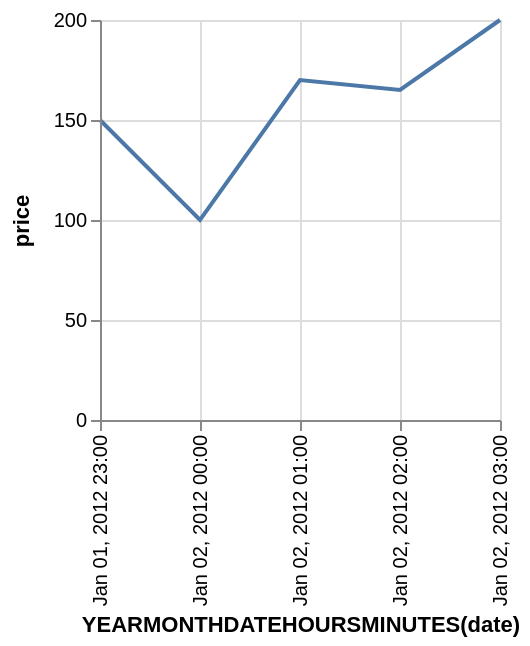

Describe this chart as a Vega-Lite specification.
### Vega specification from a JSON file in a GitHub repository (floating-point values rounded to 4 significant figures)
{"$schema": "https://vega.github.io/schema/vega/v3.0.json", "description": "Google's stock price over time.", "autosize": "pad", "padding": 5, "style": "cell", "data": [{"name": "source_0", "values": [{"date": "Sun, 01 Jan 2012 23:00:00", "price": 150}, {"date": "Sun, 02 Jan 2012 00:00:00", "price": 100}, {"date": "Sun, 02 Jan 2012 01:00:00", "price": 170}, {"date": "Sun, 02 Jan 2012 02:00:00", "price": 165}, {"date": "Sun, 02 Jan 2012 03:00:00", "price": 200}]}, {"name": "data_0", "source": "source_0", "transform": [{"type": "formula", "expr": "toDate(datum[\"date\"])", "as": "date"}, {"type": "formula", "expr": "toNumber(datum[\"price\"])", "as": "price"}, {"type": "formula", "as": "yearmonthdatehoursminutes_date", "expr": "datetime(year(datum[\"date\"]), month(datum[\"date\"]), date(datum[\"date\"]), hours(datum[\"date\"]), minutes(datum[\"date\"]), 0, 0)"}]}], "signals": [{"name": "width", "update": "200"}, {"name": "height", "update": "200"}], "marks": [{"name": "marks", "type": "line", "style": ["line"], "sort": {"field": "datum[\"yearmonthdatehoursminutes_date\"]", "order": "descending"}, "from": {"data": "data_0"}, "encode": {"update": {"x": {"scale": "x", "field": "yearmonthdatehoursminutes_date"}, "y": {"scale": "y", "field": "price"}, "stroke": {"value": "#4c78a8"}}}}], "scales": [{"name": "x", "type": "utc", "domain": {"data": "data_0", "field": "yearmonthdatehoursminutes_date"}, "range": [0, {"signal": "width"}], "round": true, "nice": "minute"}, {"name": "y", "type": "linear", "domain": {"data": "data_0", "field": "price"}, "range": [{"signal": "height"}, 0], "round": true, "nice": true, "zero": true}], "axes": [{"scale": "x", "labelOverlap": true, "orient": "bottom", "tickCount": {"signal": "ceil(width/40)"}, "title": "YEARMONTHDATEHOURSMINUTES(date)", "zindex": 1, "encode": {"labels": {"update": {"text": {"signal": "utcFormat(datum.value, '%b %d, %Y %H:%M')"}, "angle": {"value": 270}, "align": {"value": "right"}, "baseline": {"value": "middle"}}}}}, {"scale": "x", "domain": false, "grid": true, "labels": false, "maxExtent": 0, "minExtent": 0, "orient": "bottom", "tickCount": {"signal": "ceil(width/40)"}, "ticks": false, "zindex": 0, "gridScale": "y"}, {"scale": "y", "labelOverlap": true, "orient": "left", "tickCount": {"signal": "ceil(height/40)"}, "title": "price", "zindex": 1}, {"scale": "y", "domain": false, "grid": true, "labels": false, "maxExtent": 0, "minExtent": 0, "orient": "left", "tickCount": {"signal": "ceil(height/40)"}, "ticks": false, "zindex": 0, "gridScale": "x"}], "config": {"axis": {"domainColor": "#888", "tickColor": "#888"}, "axisY": {"minExtent": 30}}}
